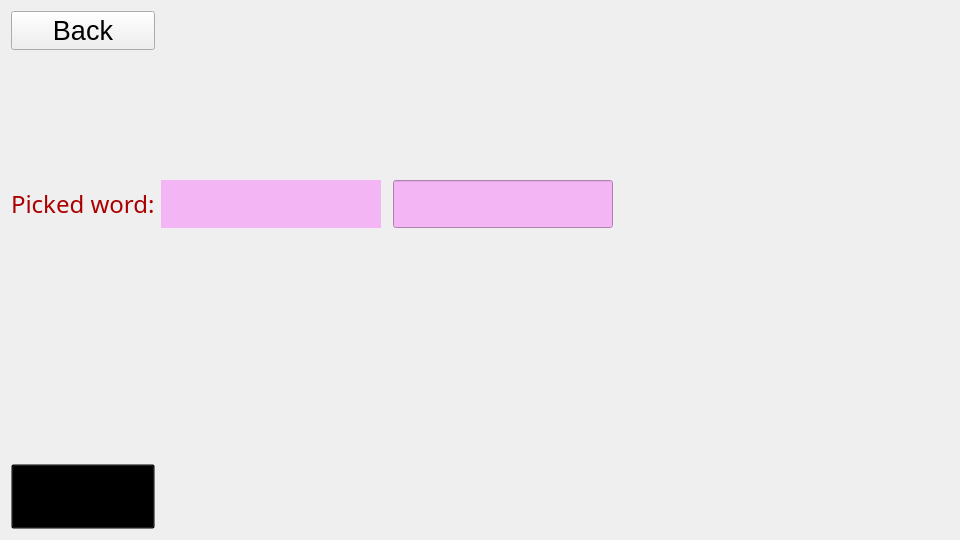
<?xml version="1.0" encoding="UTF-8"?>
<ui version="4.0">
 <class>InflectWindow</class>
 <widget class="QWidget" name="InflectWindow">
  <property name="geometry">
   <rect>
    <x>0</x>
    <y>0</y>
    <width>960</width>
    <height>540</height>
   </rect>
  </property>
  <property name="sizePolicy">
   <sizepolicy hsizetype="Expanding" vsizetype="Expanding">
    <horstretch>0</horstretch>
    <verstretch>0</verstretch>
   </sizepolicy>
  </property>
  <property name="windowTitle">
   <string>Form</string>
  </property>
  <property name="styleSheet">
   <string notr="true"/>
  </property>
  <layout class="QGridLayout" name="gridLayout">
   <item row="8" column="0" colspan="3">
    <spacer name="verticalSpacer_4">
     <property name="orientation">
      <enum>Qt::Orientation::Vertical</enum>
     </property>
     <property name="sizeHint" stdset="0">
      <size>
       <width>20</width>
       <height>40</height>
      </size>
     </property>
    </spacer>
   </item>
   <item row="9" column="1" colspan="2">
    <spacer name="verticalSpacer">
     <property name="orientation">
      <enum>Qt::Orientation::Vertical</enum>
     </property>
     <property name="sizeType">
      <enum>QSizePolicy::Policy::Expanding</enum>
     </property>
     <property name="sizeHint" stdset="0">
      <size>
       <width>20</width>
       <height>40</height>
      </size>
     </property>
    </spacer>
   </item>
   <item row="0" column="0">
    <widget class="QPushButton" name="backButton">
     <property name="font">
      <font>
       <pointsize>20</pointsize>
      </font>
     </property>
     <property name="text">
      <string>Back</string>
     </property>
    </widget>
   </item>
   <item row="0" column="4" rowspan="10">
    <widget class="QLabel" name="imageLabel">
     <property name="sizePolicy">
      <sizepolicy hsizetype="Expanding" vsizetype="Expanding">
       <horstretch>3</horstretch>
       <verstretch>0</verstretch>
      </sizepolicy>
     </property>
     <property name="styleSheet">
      <string notr="true"/>
     </property>
     <property name="text">
      <string/>
     </property>
    </widget>
   </item>
   <item row="8" column="3" rowspan="2">
    <widget class="QLabel" name="comboLabel">
     <property name="font">
      <font>
       <pointsize>32</pointsize>
      </font>
     </property>
     <property name="styleSheet">
      <string notr="true">color: rgb(255, 192, 243);
background-color: rgb(0, 0, 0, 0);</string>
     </property>
     <property name="text">
      <string/>
     </property>
     <property name="alignment">
      <set>Qt::AlignmentFlag::AlignBottom|Qt::AlignmentFlag::AlignRight|Qt::AlignmentFlag::AlignTrailing</set>
     </property>
    </widget>
   </item>
   <item row="7" column="0" colspan="4">
    <spacer name="verticalSpacer_5">
     <property name="orientation">
      <enum>Qt::Orientation::Vertical</enum>
     </property>
     <property name="sizeHint" stdset="0">
      <size>
       <width>20</width>
       <height>40</height>
      </size>
     </property>
    </spacer>
   </item>
   <item row="3" column="3" rowspan="2">
    <widget class="QLineEdit" name="inputLineEdit">
     <property name="sizePolicy">
      <sizepolicy hsizetype="Expanding" vsizetype="Expanding">
       <horstretch>2</horstretch>
       <verstretch>0</verstretch>
      </sizepolicy>
     </property>
     <property name="font">
      <font>
       <family>mikachan-puchi</family>
       <pointsize>22</pointsize>
       <italic>true</italic>
      </font>
     </property>
     <property name="styleSheet">
      <string notr="true">background-color: rgb(243, 181, 243);
color: rgb(170, 0, 0);</string>
     </property>
     <property name="text">
      <string/>
     </property>
     <property name="alignment">
      <set>Qt::AlignmentFlag::AlignCenter</set>
     </property>
    </widget>
   </item>
   <item row="6" column="0" colspan="4">
    <widget class="QLabel" name="answerLabel">
     <property name="sizePolicy">
      <sizepolicy hsizetype="Expanding" vsizetype="Expanding">
       <horstretch>0</horstretch>
       <verstretch>0</verstretch>
      </sizepolicy>
     </property>
     <property name="font">
      <font>
       <pointsize>26</pointsize>
      </font>
     </property>
     <property name="styleSheet">
      <string notr="true">background-color: rgb(0,0,0,0);</string>
     </property>
     <property name="text">
      <string/>
     </property>
    </widget>
   </item>
   <item row="1" column="0" colspan="4">
    <spacer name="verticalSpacer_2">
     <property name="orientation">
      <enum>Qt::Orientation::Vertical</enum>
     </property>
     <property name="sizeHint" stdset="0">
      <size>
       <width>20</width>
       <height>40</height>
      </size>
     </property>
    </spacer>
   </item>
   <item row="5" column="0" colspan="4">
    <spacer name="verticalSpacer_3">
     <property name="orientation">
      <enum>Qt::Orientation::Vertical</enum>
     </property>
     <property name="sizeType">
      <enum>QSizePolicy::Policy::Preferred</enum>
     </property>
     <property name="sizeHint" stdset="0">
      <size>
       <width>20</width>
       <height>40</height>
      </size>
     </property>
    </spacer>
   </item>
   <item row="3" column="0" rowspan="2">
    <widget class="QLabel" name="pickLabel">
     <property name="font">
      <font>
       <family>Tempus Sans ITC</family>
       <pointsize>18</pointsize>
      </font>
     </property>
     <property name="styleSheet">
      <string notr="true">background-color: rgb(0, 0, 0, 0);
color: rgb(170, 0, 0);</string>
     </property>
     <property name="text">
      <string>Picked word:</string>
     </property>
    </widget>
   </item>
   <item row="9" column="0" rowspan="2">
    <widget class="QPushButton" name="whatButton">
     <property name="sizePolicy">
      <sizepolicy hsizetype="Expanding" vsizetype="Expanding">
       <horstretch>0</horstretch>
       <verstretch>0</verstretch>
      </sizepolicy>
     </property>
     <property name="font">
      <font>
       <family>mikachan-puchi</family>
       <pointsize>14</pointsize>
       <italic>false</italic>
       <bold>false</bold>
      </font>
     </property>
     <property name="styleSheet">
      <string notr="true">background: rgba(0, 0, 0, 0);
borde: rgba(0, 0, 0, 0);</string>
     </property>
     <property name="text">
      <string>?</string>
     </property>
    </widget>
   </item>
   <item row="3" column="1" rowspan="2">
    <widget class="QLabel" name="harbingerLabel">
     <property name="sizePolicy">
      <sizepolicy hsizetype="Expanding" vsizetype="Expanding">
       <horstretch>2</horstretch>
       <verstretch>0</verstretch>
      </sizepolicy>
     </property>
     <property name="font">
      <font>
       <family>mikachan-puchiB</family>
       <pointsize>22</pointsize>
      </font>
     </property>
     <property name="styleSheet">
      <string notr="true">background-color: rgb(243, 181, 243);
color: rgb(170, 0, 0);</string>
     </property>
     <property name="text">
      <string/>
     </property>
    </widget>
   </item>
   <item row="2" column="0" colspan="4">
    <widget class="QLabel" name="prophecyLabel">
     <property name="sizePolicy">
      <sizepolicy hsizetype="Expanding" vsizetype="Expanding">
       <horstretch>0</horstretch>
       <verstretch>0</verstretch>
      </sizepolicy>
     </property>
     <property name="font">
      <font>
       <family>mikachan-puchi</family>
       <pointsize>20</pointsize>
       <italic>false</italic>
       <bold>true</bold>
      </font>
     </property>
     <property name="text">
      <string/>
     </property>
     <property name="textFormat">
      <enum>Qt::TextFormat::AutoText</enum>
     </property>
     <property name="wordWrap">
      <bool>true</bool>
     </property>
    </widget>
   </item>
  </layout>
 </widget>
 <resources/>
 <connections/>
</ui>
